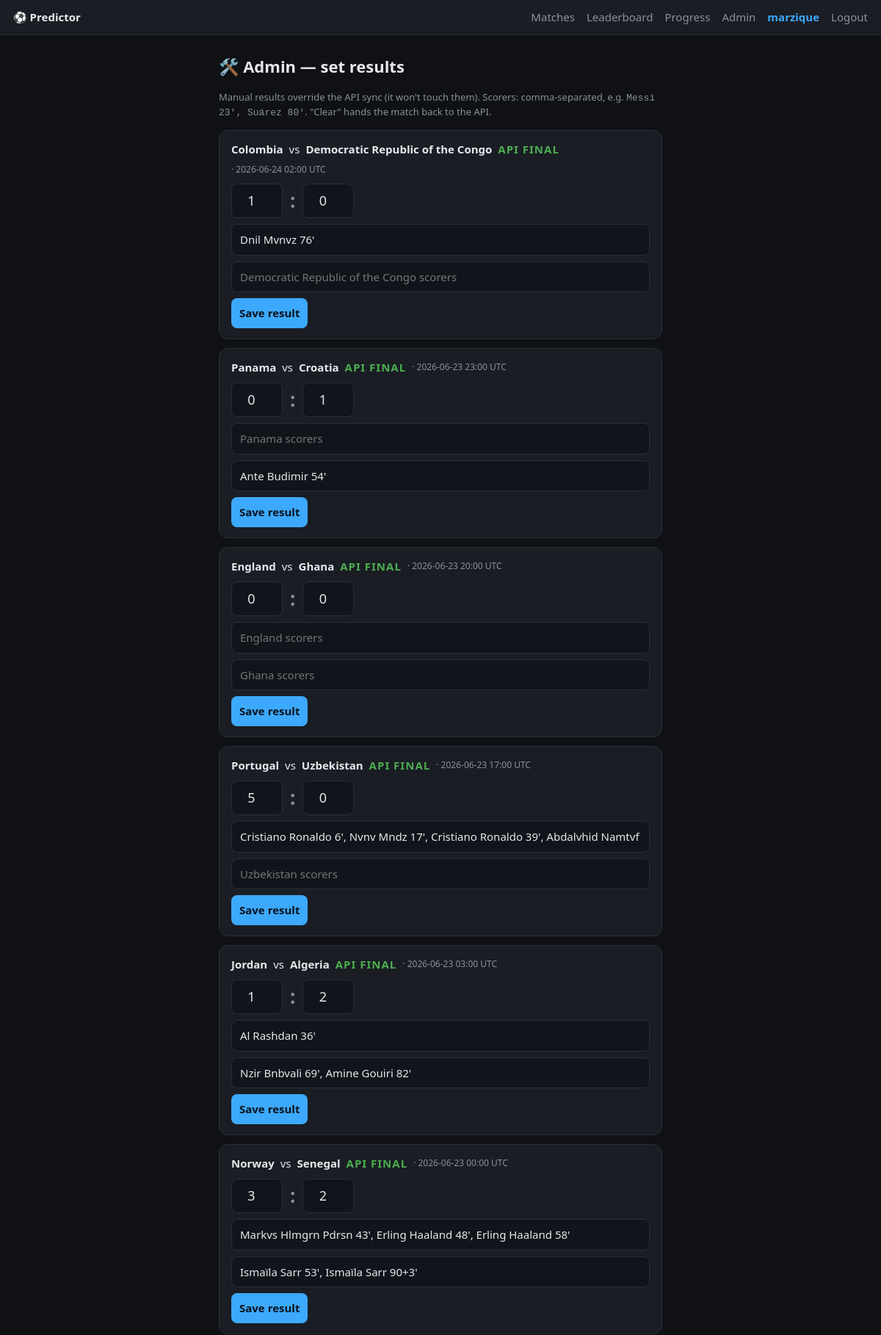
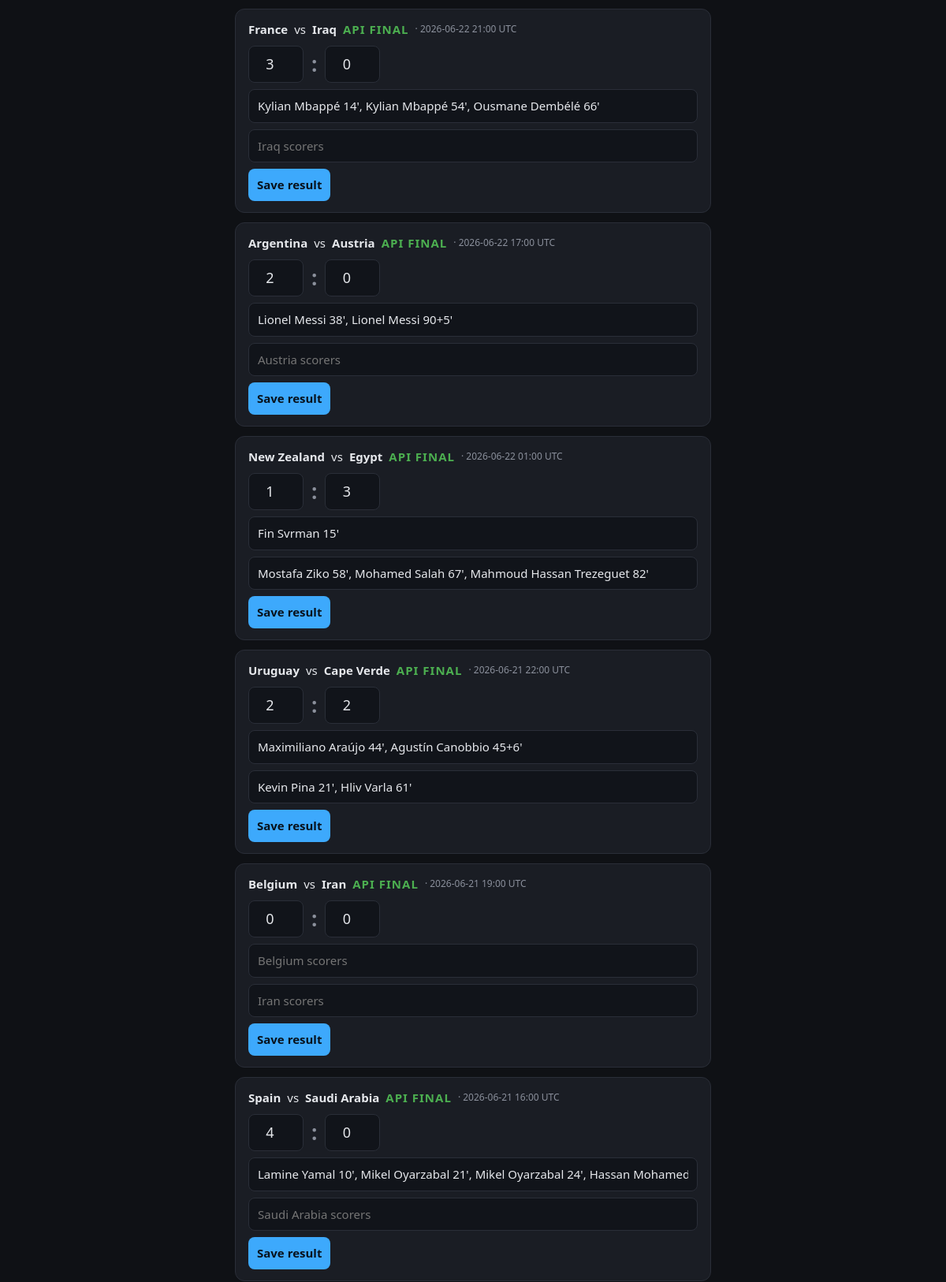
The page /admin (signed in, upper part) on the database its author committed (2 pictures, top to bottom).
### tables this page shows
CREATE TABLE users (
    id            INTEGER PRIMARY KEY AUTOINCREMENT,
    username      TEXT UNIQUE NOT NULL,
    password_hash TEXT NOT NULL,
    created_at    TEXT NOT NULL
);

CREATE TABLE matches (
    id         TEXT PRIMARY KEY,          -- _id from API
    home       TEXT NOT NULL,
    away       TEXT NOT NULL,
    home_id    TEXT,                      -- team id -> teams.id (for flag)
    away_id    TEXT,
    kickoff    TEXT NOT NULL,             -- ISO 8601
    home_score INTEGER,
    away_score INTEGER,
    finished   INTEGER NOT NULL DEFAULT 0,
    grp        TEXT,
    matchday   TEXT
, home_scorers TEXT, away_scorers TEXT, manual INTEGER NOT NULL DEFAULT 0);

### app.py (the view)
@app.get("/admin", response_class=HTMLResponse)
async def admin_page(request: Request):
    user = current_user(request)
    if not user:
        return RedirectResponse("/login", status_code=302)
    if user["username"] not in ADMINS:
        return HTMLResponse("Forbidden", status_code=403)
    now = datetime.now(timezone.utc).isoformat()
    with connect() as conn:
        rows = conn.execute(
            "SELECT * FROM matches WHERE kickoff <= ? OR finished = 1 ORDER BY kickoff DESC",
            (now,)).fetchall()
    items = [{"m": m,
              "home_scorers": _scorers_text(m["home_scorers"]),
              "away_scorers": _scorers_text(m["away_scorers"])} for m in rows]
    return render(request, "admin.html", {"user": user, "items": items})

### templates/admin.html (shortened to what this page needs)
{% extends "base.html" %}
{% block content %}
<h1>🛠️ Admin — set results</h1>
<p class="hint" style="text-align:left;">
  Manual results override the API sync (it won't touch them). Scorers: comma-separated,
  e.g. <code>Messi 23', Suárez 80'</code>. "Clear" hands the match back to the API.
</p>
{% for it in items %}
{% set m = it.m %}
<div class="card admin-row">
  <div class="admin-teams">
    <b>{{ m["home"] }}</b> vs <b>{{ m["away"] }}</b>
    {% if m["manual"] %}<span class="tag-manual">MANUAL</span>
    {% elif m["finished"] %}<span class="final">API FINAL</span>{% endif %}
    <span class="muted" style="font-size:12px;"> · {{ m["kickoff"][:16].replace("T"," ") }} UTC</span>
  </div>
  <form method="post" action="/admin/result/{{ m['id'] }}" class="admin-form">
    <div class="admin-line">
      <input type="number" name="home_score" min="0" placeholder="–"
             value="{{ m['home_score'] if m['home_score'] is not none else '' }}">
      <span class="colon">:</span>
      <input type="number" name="away_score" min="0" placeholder="–"
             value="{{ m['away_score'] if m['away_score'] is not none else '' }}">
    </div>
    <input type="text" name="home_scorers" placeholder="{{ m['home'] }} scorers" value="{{ it.home_scorers }}">
    <input type="text" name="away_scorers" placeholder="{{ m['away'] }} scorers" value="{{ it.away_scorers }}">
    <div class="admin-btns">
      <button type="submit" name="action" value="save">Save result</button>
    </div>
  </form>
</div>
{% endfor %}
{% endblock %}

### templates/base.html (shortened to what this page needs)
<!doctype html>
<html lang="en">
<head>
  <link rel="stylesheet" href="/static/style.css">
</head>
<body>
  <header>
    <a href="/" class="brand">⚽ Predictor</a>
    {% if user %}
    <nav>
      <a href="/">Matches</a>
      <a href="/leaderboard">Leaderboard</a>
      <a href="/progress">Progress</a>
      {% if is_admin %}<a href="/admin">Admin</a>{% endif %}
      <span class="me">{{ user["username"] }}</span>
      <a href="/logout">Logout</a>
    </nav>
    {% endif %}
  </header>
  <main class="{% block main_class %}{% endblock %}">
    {% block content %}{% endblock %}
  </main>
</body>
</html>

### static/style.css (style rules this page uses)
:root { --bg: #0f1115; --card: #1a1d24; --line: #2a2e38; --fg: #e6e8ec; --muted: #8b909c; --accent: #3da9fc; --good: #4caf50; }
* { box-sizing: border-box; }
body { margin: 0; background: var(--bg); color: var(--fg); font: 15px/1.5 system-ui, -apple-system, Segoe UI, Roboto, sans-serif; }
header { display: flex; align-items: center; gap: 16px; padding: 12px 18px; border-bottom: 1px solid var(--line); background: var(--card); position: sticky; top: 0; z-index: 10; }
.brand { font-weight: 700; color: var(--fg); text-decoration: none; }
nav { margin-left: auto; display: flex; align-items: center; gap: 16px; }
nav a { color: var(--muted); text-decoration: none; }
nav .me { color: var(--accent); font-weight: 600; }
main { max-width: 640px; margin: 0 auto; padding: 18px; }
h1 { font-size: 22px; margin: 8px 0 16px; }
.card { background: var(--card); border: 1px solid var(--line); border-radius: 12px; padding: 14px 16px; margin-bottom: 12px; }
.final { color: var(--good); font-weight: 700; letter-spacing: 1px; }
.colon { font-size: 26px; font-weight: 700; color: var(--muted); }
.admin-row { display: flex; flex-direction: column; gap: 10px; }
.admin-teams { display: flex; align-items: center; gap: 8px; flex-wrap: wrap; }
.admin-form { display: flex; flex-direction: column; gap: 8px; }
.admin-line { display: flex; align-items: center; gap: 10px; }
.admin-line input { width: 70px; text-align: center; font-size: 18px; }
.admin-btns { display: flex; gap: 10px; }
.muted { color: var(--muted); }
input, button { font: inherit; border-radius: 8px; border: 1px solid var(--line); background: #11141a; color: var(--fg); padding: 9px 11px; }
button { background: var(--accent); color: #08121c; border: none; font-weight: 600; cursor: pointer; }
.hint { color: var(--muted); font-size: 13px; text-align: center; }

### rows shown on the page
users: username "marzique"
matches: home "Colombia", away "Democratic Republic of the Congo", kickoff "2026-06-24 02:00", home_score "1", away_score "0", away_scorers "Democratic Republic of the Congo scorers"
matches: home "Panama", away "Croatia", kickoff "2026-06-23 23:00", home_score "0", away_score "1", home_scorers "Panama scorers"
matches: home "England", away "Ghana", kickoff "2026-06-23 20:00", home_score "0", away_score "0", home_scorers "England scorers", away_scorers "Ghana scorers"
matches: home "Portugal", away "Uzbekistan", kickoff "2026-06-23 17:00", home_score "5", away_score "0", away_scorers "Uzbekistan scorers"
matches: home "Jordan", away "Algeria", kickoff "2026-06-23 03:00", home_score "1", away_score "2"
matches: home "Norway", away "Senegal", kickoff "2026-06-23 00:00", home_score "3", away_score "2"
matches: home "France", away "Iraq", kickoff "2026-06-22 21:00", home_score "3", away_score "0", away_scorers "Iraq scorers"
matches: home "Argentina", away "Austria", kickoff "2026-06-22 17:00", home_score "2", away_score "0", away_scorers "Austria scorers"
matches: home "New Zealand", away "Egypt", kickoff "2026-06-22 01:00", home_score "1", away_score "3"
matches: home "Uruguay", away "Cape Verde", kickoff "2026-06-21 22:00", home_score "2", away_score "2"
matches: home "Belgium", away "Iran", kickoff "2026-06-21 19:00", home_score "0", away_score "0", home_scorers "Belgium scorers", away_scorers "Iran scorers"
matches: home "Spain", away "Saudi Arabia", kickoff "2026-06-21 16:00", home_score "4", away_score "0", away_scorers "Saudi Arabia scorers"
